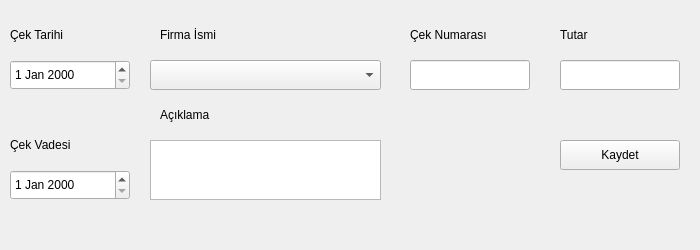
<?xml version="1.0" encoding="UTF-8"?>
<ui version="4.0">
 <class>widget</class>
 <widget class="QWidget" name="widget">
  <property name="geometry">
   <rect>
    <x>0</x>
    <y>0</y>
    <width>700</width>
    <height>250</height>
   </rect>
  </property>
  <property name="windowTitle">
   <string>Çek Girişi</string>
  </property>
  <widget class="QDateEdit" name="deCekTarihi">
   <property name="geometry">
    <rect>
     <x>10</x>
     <y>60</y>
     <width>120</width>
     <height>30</height>
    </rect>
   </property>
  </widget>
  <widget class="QComboBox" name="cbFirmaAdi">
   <property name="geometry">
    <rect>
     <x>150</x>
     <y>60</y>
     <width>231</width>
     <height>30</height>
    </rect>
   </property>
  </widget>
  <widget class="QLabel" name="label">
   <property name="geometry">
    <rect>
     <x>10</x>
     <y>20</y>
     <width>120</width>
     <height>30</height>
    </rect>
   </property>
   <property name="text">
    <string>Çek Tarihi</string>
   </property>
  </widget>
  <widget class="QLabel" name="label_2">
   <property name="geometry">
    <rect>
     <x>160</x>
     <y>20</y>
     <width>120</width>
     <height>30</height>
    </rect>
   </property>
   <property name="text">
    <string>Firma İsmi</string>
   </property>
  </widget>
  <widget class="QDateEdit" name="deCekVadesi">
   <property name="geometry">
    <rect>
     <x>10</x>
     <y>170</y>
     <width>120</width>
     <height>30</height>
    </rect>
   </property>
  </widget>
  <widget class="QLabel" name="label_3">
   <property name="geometry">
    <rect>
     <x>10</x>
     <y>130</y>
     <width>120</width>
     <height>30</height>
    </rect>
   </property>
   <property name="text">
    <string>Çek Vadesi</string>
   </property>
  </widget>
  <widget class="QLabel" name="label_4">
   <property name="geometry">
    <rect>
     <x>560</x>
     <y>20</y>
     <width>120</width>
     <height>30</height>
    </rect>
   </property>
   <property name="text">
    <string>Tutar</string>
   </property>
  </widget>
  <widget class="QLineEdit" name="lineEdit">
   <property name="geometry">
    <rect>
     <x>560</x>
     <y>60</y>
     <width>120</width>
     <height>30</height>
    </rect>
   </property>
   <property name="inputMethodHints">
    <set>Qt::ImhFormattedNumbersOnly</set>
   </property>
  </widget>
  <widget class="QPushButton" name="pushButton">
   <property name="geometry">
    <rect>
     <x>560</x>
     <y>140</y>
     <width>120</width>
     <height>30</height>
    </rect>
   </property>
   <property name="text">
    <string>Kaydet</string>
   </property>
  </widget>
  <widget class="QTextEdit" name="textEdit">
   <property name="geometry">
    <rect>
     <x>150</x>
     <y>140</y>
     <width>231</width>
     <height>60</height>
    </rect>
   </property>
  </widget>
  <widget class="QLabel" name="label_5">
   <property name="geometry">
    <rect>
     <x>160</x>
     <y>100</y>
     <width>120</width>
     <height>30</height>
    </rect>
   </property>
   <property name="text">
    <string>Açıklama</string>
   </property>
  </widget>
  <widget class="QLabel" name="label_6">
   <property name="geometry">
    <rect>
     <x>410</x>
     <y>20</y>
     <width>120</width>
     <height>30</height>
    </rect>
   </property>
   <property name="text">
    <string>Çek Numarası</string>
   </property>
  </widget>
  <widget class="QLineEdit" name="leCekNo">
   <property name="geometry">
    <rect>
     <x>410</x>
     <y>60</y>
     <width>120</width>
     <height>30</height>
    </rect>
   </property>
  </widget>
 </widget>
 <resources/>
 <connections/>
</ui>
